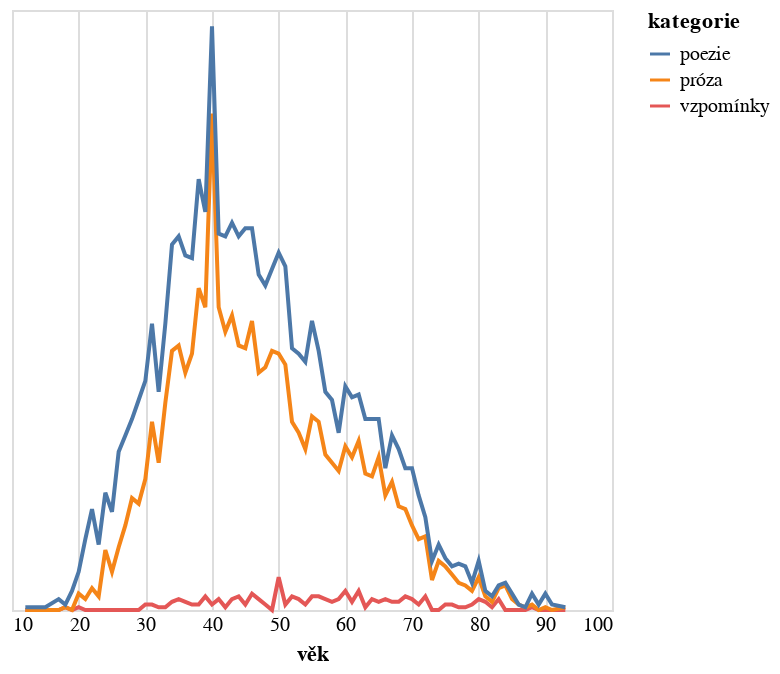

Notebook code for this chart:
### Code cell
do_grafu2 = do_grafu.filter(pl.col("rok").is_between(1925,1975)).group_by(["vek","kategorie"]).len().rename({"len":"počet","vek":"věk"})
print(len(do_grafu.filter(pl.col("rok").is_between(1925,1975))))

alt.Chart(do_grafu2.to_pandas()).mark_line().encode(
    alt.X('věk:Q').axis(domain=False, tickSize=0),
    alt.Y('počet:Q').stack('zero').axis(None),
    alt.Color('kategorie:N')
)

### Figure 1 — Vega-Lite specification as saved in the notebook (floating-point values rounded to 4 significant figures; data arrays with more than 128 entries replaced by an {"elided": "..."} marker saying what was removed)
{"config": {"view": {"continuousWidth": 300, "continuousHeight": 300}}, "data": {"name": "data-942b92fb981ac748737e8176ca75f7bd"}, "mark": {"type": "line"}, "encoding": {"color": {"field": "kategorie", "type": "nominal"}, "x": {"axis": {"domain": false, "tickSize": 0}, "field": "věk", "type": "quantitative"}, "y": {"axis": null, "field": "počet", "stack": "zero", "type": "quantitative"}}, "$schema": "https://vega.github.io/schema/vega-lite/v5.8.0.json", "datasets": {"data-942b92fb981ac748737e8176ca75f7bd": {"elided": "200 records"}}}
